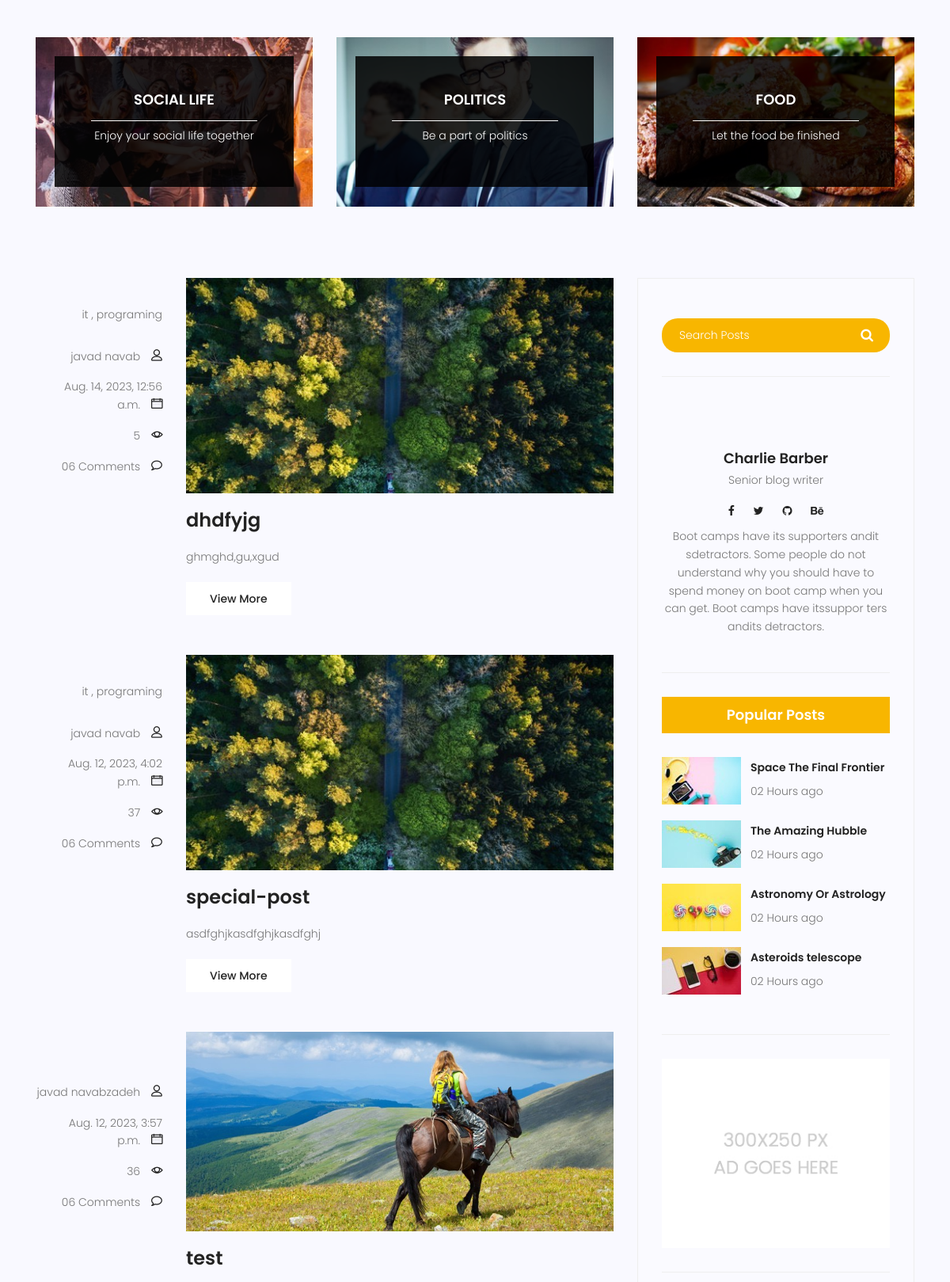
/blog/ (middle part), run on an earlier commit of the app's database.
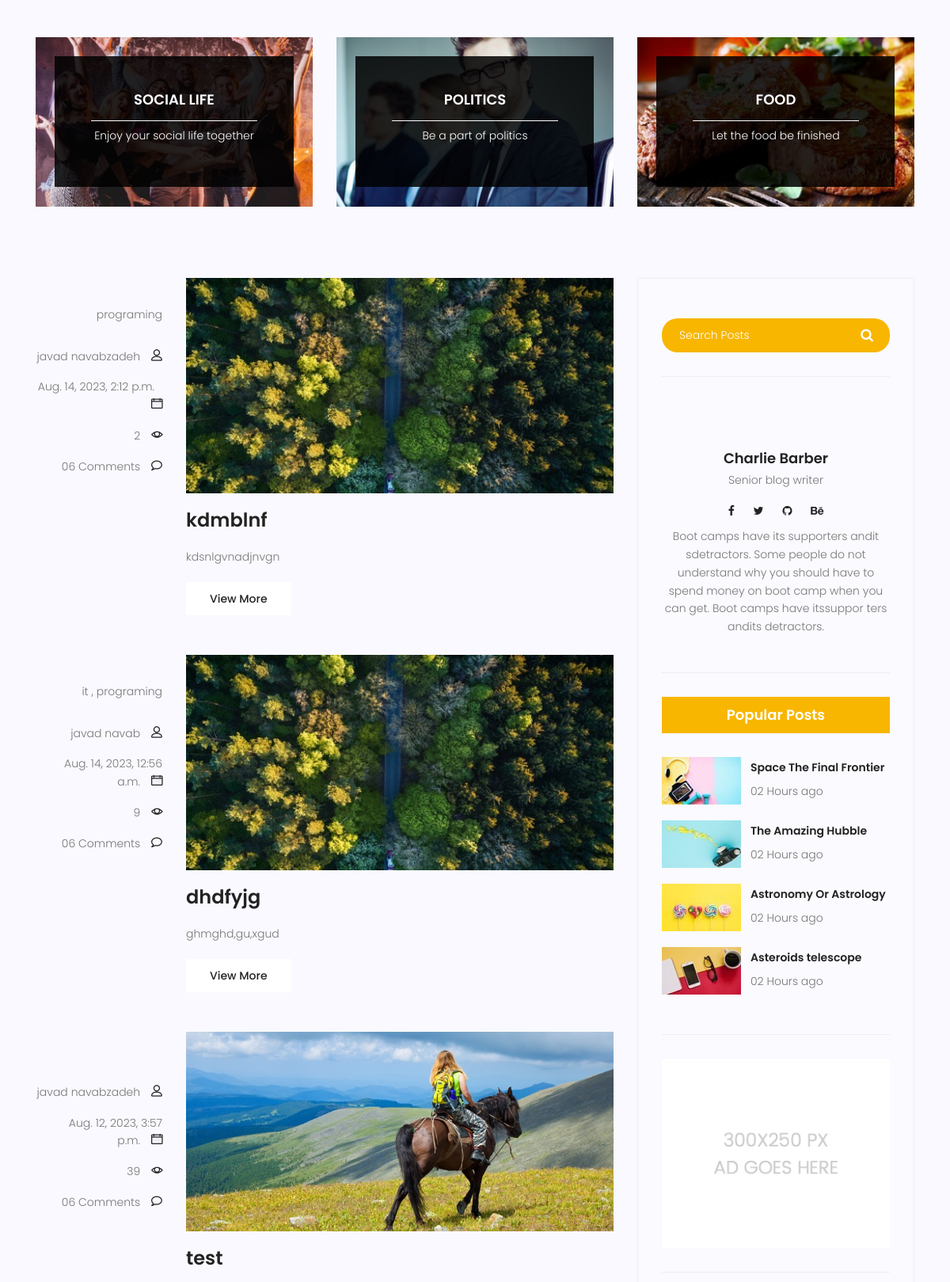
And on a later commit of the database.
### blog/models.py (models this page shows, shortened)
class post(models.Model):
    image = models.ImageField(upload_to='blog/' , default='blog/default.jpg')
    author = models.ForeignKey(User , on_delete=models.SET_NULL , null=True)
    title = models.CharField(max_length=255)
    content = models.TextField()
    category = models.ManyToManyField(category)
    counted_views = models.IntegerField(default=0)
    status = models.BooleanField(default=False)
    published_at = models.DateTimeField(null=True)
    created_at = models.DateTimeField(auto_now_add=True)
    updated_at = models.DateTimeField(auto_now=True )
    class Meta:
        ordering = ['-created_at']

class category(models.Model):
    name = models.CharField(max_length=255)
    def __str__(self):
        return self.name

### blog/views.py (the view)
# urls.py: path('' , blog ,name='blog'),
def blog(request):
    t = datetime.datetime.now()
    posts = post.objects.filter( status=True , published_at__lte=t)
    context = {'posts' : posts }
    return render(request,'blog/blog-home.html' , context)

### templates/blog/blog-home.html (shortened to what this page needs)
{% extends 'base.html' %} {% load static %} {% block content %}
<section class="top-category-widget-area pt-90 pb-90">
  <div class="container">
    <div class="row">
      <div class="col-lg-4">
        <div class="single-cat-widget">
          <div class="content relative">
            <div class="overlay overlay-bg"></div>
            <a href="#" target="_blank">
              <div class="thumb">
                <img
                  class="content-image img-fluid d-block mx-auto"
                  src="{% static 'img/blog/cat-widget1.jpg' %}"
                  alt=""
                />
              </div>
              <div class="content-details">
                <h4 class="content-title mx-auto text-uppercase">
                  Social life
                </h4>
                <span></span>
                <p>Enjoy your social life together</p>
              </div>
            </a>
          </div>
        </div>
      </div>
      <div class="col-lg-4">
        <div class="single-cat-widget">
          <div class="content relative">
            <div class="overlay overlay-bg"></div>
            <a href="#" target="_blank">
              <div class="thumb">
                <img
                  class="content-image img-fluid d-block mx-auto"
                  src="{% static 'img/blog/cat-widget2.jpg' %}"
                  alt=""
                />
              </div>
              <div class="content-details">
                <h4 class="content-title mx-auto text-uppercase">Politics</h4>
                <span></span>
                <p>Be a part of politics</p>
              </div>
            </a>
          </div>
        </div>
      </div>
      <div class="col-lg-4">
        <div class="single-cat-widget">
          <div class="content relative">
            <div class="overlay overlay-bg"></div>
            <a href="#" target="_blank">
              <div class="thumb">
                <img
                  class="content-image img-fluid d-block mx-auto"
                  src="{% static 'img/blog/cat-widget3.jpg' %}"
                  alt=""
                />
              </div>
              <div class="content-details">
                <h4 class="content-title mx-auto text-uppercase">Food</h4>
                <span></span>
                <p>Let the food be finished</p>
              </div>
            </a>
          </div>
        </div>
      </div>
    </div>
  </div>
</section>
<section class="post-content-area">
  <div class="container">
    <div class="row">
      <div class="col-lg-8 posts-list">
        {% for post in posts %}
        <div class="single-post row">
          <div class="col-lg-3 col-md-3 meta-details">
            <ul class="tags">
              {{post.category.all | join:" , "}}
            </ul>
            <div class="user-details row">
              <p class="user-name col-lg-12 col-md-12 col-6">
                <a href="#">{{post.author.get_full_name}}</a> <span class="lnr lnr-user"></span>
              </p>
              <p class="date col-lg-12 col-md-12 col-6">
                <a href="#">{{post.published_at}}</a>
                <span class="lnr lnr-calendar-full"></span>
              </p>
              <p class="view col-lg-12 col-md-12 col-6">
                <a href="#">{{post.counted_views}}</a> <span class="lnr lnr-eye"></span>
              </p>
              <p class="comments col-lg-12 col-md-12 col-6">
                <a href="#">06 Comments</a> <span class="lnr lnr-bubble"></span>
              </p>
            </div>
          </div>
          <div class="col-lg-9 col-md-9">
            <div class="feature-img">
              <img
                class="img-fluid"
                src="{{post.image.url}}"
                alt=""
              />
            </div>
            <a class="posts-title" href="{% url 'blog:single' pid=post.id %}"
              ><h3>{{post.title}}</h3></a
            >
            <p class="excert">
              {{post.content}}
            </p>
            <a href="#" class="primary-btn">View More</a>
          </div>
        </div>
        {% endfor %}
      </div>
      <div class="col-lg-4 sidebar-widgets">
        <div class="widget-wrap">
          <div class="single-sidebar-widget search-widget">
            <form class="search-form" action="#">
              <input
                placeholder="Search Posts"
                name="search"
                type="text"
                onfocus="this.placeholder = ''"
                onblur="this.placeholder = 'Search Posts'"
              />
              <button type="submit"><i class="fa fa-search"></i></button>
            </form>
          </div>
          <div class="single-sidebar-widget user-info-widget">
            <a href="#"><h4>Charlie Barber</h4></a>
            <p>Senior blog writer</p>
            <ul class="social-links">
              <li>
                <a href="#"><i class="fa fa-facebook"></i></a>
              </li>
              <li>
                <a href="#"><i class="fa fa-twitter"></i></a>
              </li>
              <li>
                <a href="#"><i class="fa fa-github"></i></a>
              </li>
              <li>
                <a href="#"><i class="fa fa-behance"></i></a>
              </li>
            </ul>
            <p>
              Boot camps have its supporters andit sdetractors. Some people do
              not understand why you should have to spend money on boot camp
              when you can get. Boot camps have itssuppor ters andits
              detractors.
            </p>
          </div>
          <div class="single-sidebar-widget popular-post-widget">
            <h4 class="popular-title">Popular Posts</h4>
            <div class="popular-post-list">
              <div class="single-post-list d-flex flex-row align-items-center">
                <div class="thumb">
                  <img
                    class="img-fluid"
                    src="{% static 'img/blog/pp1.jpg' %}"
                    alt=""
                  />
                </div>
                <div class="details">
                  <a href="blog-single.html"
                    ><h6>Space The Final Frontier</h6></a
                  >
                  <p>02 Hours ago</p>
                </div>
              </div>
              <div class="single-post-list d-flex flex-row align-items-center">
                <div class="thumb">
                  <img
                    class="img-fluid"
                    src="{% static 'img/blog/pp2.jpg' %}"
                    alt=""
                  />
                </div>
                <div class="details">
                  <a href="blog-single.html"><h6>The Amazing Hubble</h6></a>
                  <p>02 Hours ago</p>
                </div>
              </div>
              <div class="single-post-list d-flex flex-row align-items-center">
                <div class="thumb">
                  <img
                    class="img-fluid"
                    src="{% static 'img/blog/pp3.jpg' %}"
                    alt=""
                  />
                </div>
                <div class="details">
                  <a href="blog-single.html"><h6>Astronomy Or Astrology</h6></a>
                  <p>02 Hours ago</p>
                </div>
              </div>
              <div class="single-post-list d-flex flex-row align-items-center">
                <div class="thumb">
                  <img
                    class="img-fluid"
                    src="{% static 'img/blog/pp4.jpg' %}"
                    alt=""
                  />
                </div>
                <div class="details">
                  <a href="blog-single.html"><h6>Asteroids telescope</h6></a>
                  <p>02 Hours ago</p>
                </div>
              </div>
            </div>
          </div>
          <div class="single-sidebar-widget ads-widget">
            <a href="#"
              ><img
                class="img-fluid"
                src="{% static 'img/blog/ads-banner.jpg' %}"
                alt=""
            /></a>
          </div>
        </div>
      </div>
    </div>
  </div>
</section>
{% endblock %}

### templates/base.html (shortened to what this page needs)
{% load static %}
<!DOCTYPE html>
<html lang="zxx" class="no-js">
  <head>
    <link rel="stylesheet" href="{% static 'css/linearicons.css' %}" />
    <link rel="stylesheet" href="{% static 'css/font-awesome.min.css' %}" />
    <link rel="stylesheet" href="{% static 'css/bootstrap.css' %}" />
    <link rel="stylesheet" href="{% static 'css/magnific-popup.css' %}" />
    <link rel="stylesheet" href="{% static 'css/jquery-ui.css' %}" />
    <link rel="stylesheet" href="{% static 'css/nice-select.css' %}" />
    <link rel="stylesheet" href="{% static 'css/animate.min.css' %}" />
    <link rel="stylesheet" href="{% static 'css/owl.carousel.css' %}" />
    <link rel="stylesheet" href="{% static 'css/main.css' %}" />
  </head>
  <body>
    {% block content %} {% endblock %}
  </body>
</html>

What changed in the data, as far as the page shows it:
no longer on this page (row edited): post: category.all "it , programing", author.get_full_name "javad navab", published_at "Aug. 12, 2023, 4:02 p.m.", counted_views "37", image (placeholder picture), title "special-post", content "asdfghjkasdfghjkasdfghj"
added post: category.all "programing", author.get_full_name "javad navabzadeh", published_at "Aug. 14, 2023, 2:12 p.m.", counted_views "2", image (placeholder picture), title "kdmblnf", content "kdsnlgvnadjnvgn"
changed post "dhdfyjg": counted_views "5" → "9"
changed post "test": counted_views "36" → "39"
